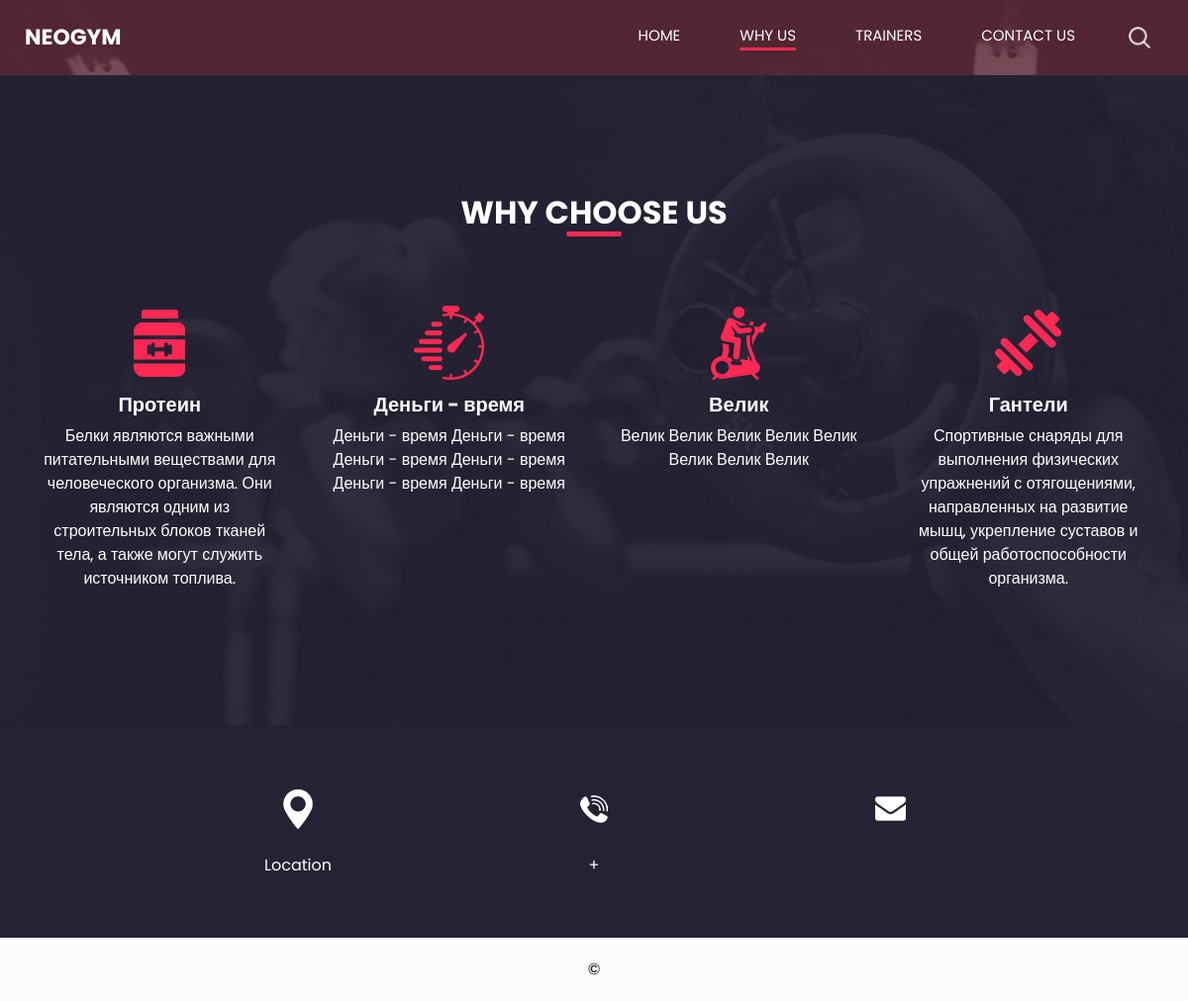
Page /why/ on the earlier database version.
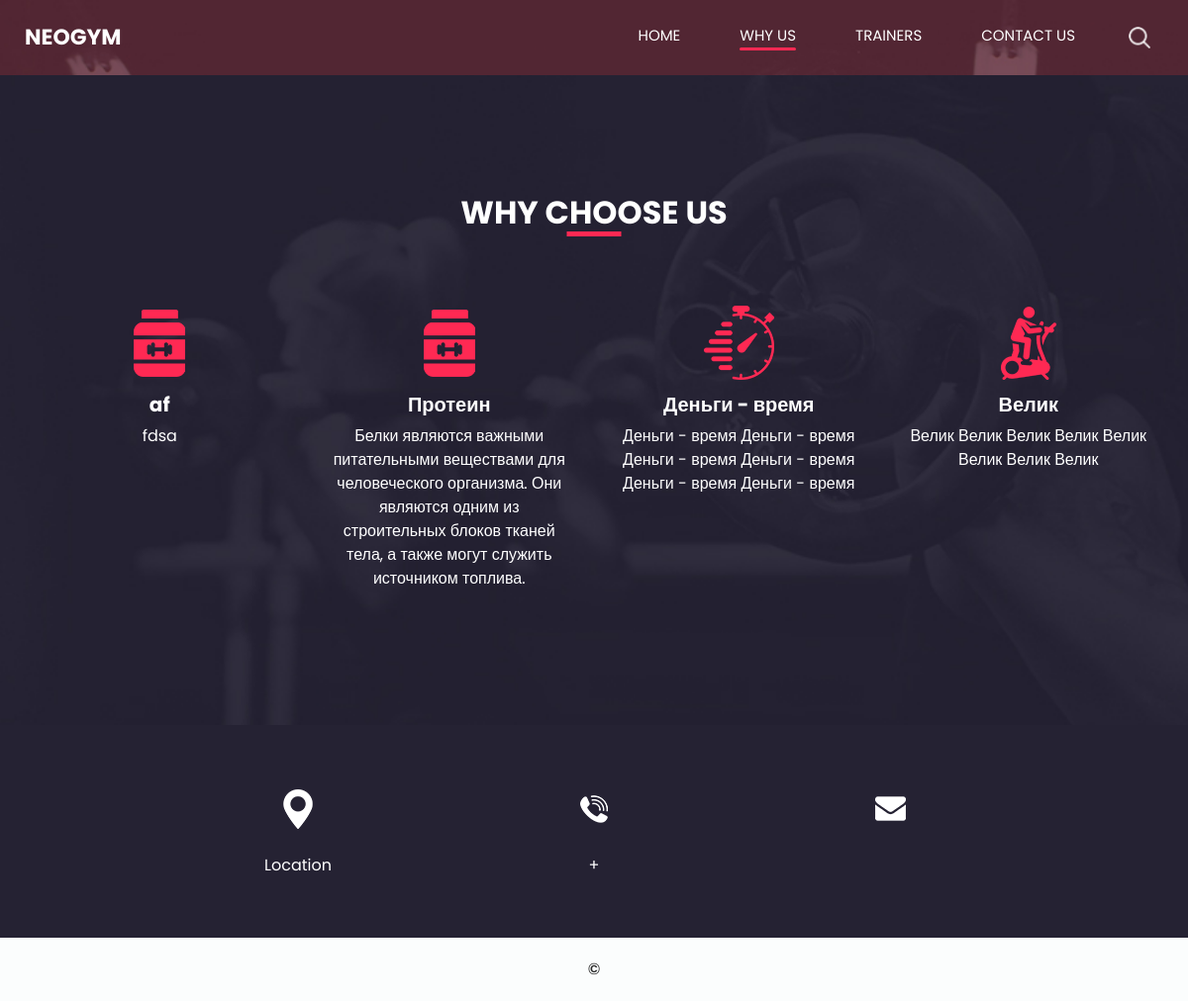
Same page on the later database version.
### main/models.py (models this page shows, shortened)
class Why(models.Model):
    icon_select = (
        ('gantel','Гантель'),
        ('banka', 'Банка'),
        ('bike','Велик'),
        ('timer','Таймер')
    )
    title = models.CharField(max_length = 50)
    disc = models.TextField()
    icon = models.CharField(choices=icon_select, max_length = 50)
    class Meta():
        verbose_name = "Why"
        verbose_name_plural = "Why"

### main/views.py (the view)
# urls.py: path('why/', Why_view, name = 'why'),
def Why_view(request):
    context = {
        'active_page':'why',
        'why_data' : Why.objects.all().order_by('-id')[:4],
        'footer_data' : Footer.objects.last(),
    }
    return render(request, 'why.html', context)

### templates/why.html (shortened to what this page needs)
<!DOCTYPE html>
<html>
{% include "head.html" %}
<body class="sub_page">
  <div class="hero_area">
    {% include "navbar.html" %}
  </div>
  <section class="us_section layout_padding">
    <div class="container">
      <div class="heading_container">
        <h2>
          Why Choose Us
        </h2>
      </div>
      <div class="us_container ">
        <div class="row">
          {% for why_item in why_data %}
            <div class="col-lg-3 col-md-6">
              <div class="box">
                <div class="img-box">
                  <img src="
                    {% if why_item.icon == 'gantel' %}
                      /static/images/u-1.png
                    {% elif why_item.icon == 'banka' %}
                      /static/images/u-4.png
                    {% elif why_item.icon == 'bike' %}
                      /static/images/u-2.png
                    {% elif why_item.icon == 'timer' %}
                      /static/images/u-3.png
                    {% endif %}
                  ">
                </div>
                <div class="detail-box">
                  <h5>
                    {{ why_item.title }}
                  </h5>
                  <p>
                    {{ why_item.disc }}
                  </p>
                </div>
              </div>
            </div>
          {% endfor %}
        </div>
      </div>
    </div>
  </section>
  {% include "footer.html" %}
</body>
</html>

Differences in the rows shown:
no longer on this page (row unchanged): Why: title "Гантели", disc "Спортивные снаряды для выполнения физических упражнений с отягощениями, направленных на развитие мышц, укрепление суставов и общей работоспособности организма."
added Why: title "af", disc "fdsa"
